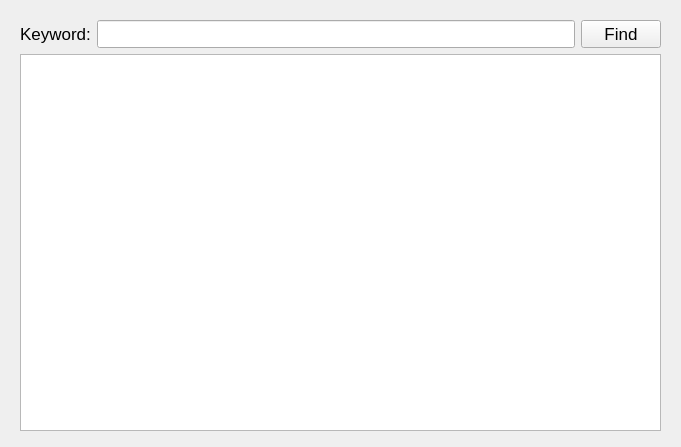
<?xml version="1.0" encoding="UTF-8"?>
<ui version="4.0">
 <class>TextFinder</class>
 <widget class="QWidget" name="TextFinder">
  <property name="geometry">
   <rect>
    <x>0</x>
    <y>0</y>
    <width>681</width>
    <height>447</height>
   </rect>
  </property>
  <property name="font">
   <font>
    <pointsize>13</pointsize>
   </font>
  </property>
  <property name="windowTitle">
   <string>TextFinder</string>
  </property>
  <widget class="QWidget" name="">
   <property name="geometry">
    <rect>
     <x>20</x>
     <y>20</y>
     <width>641</width>
     <height>411</height>
    </rect>
   </property>
   <layout class="QVBoxLayout" name="verticalLayout">
    <item>
     <layout class="QHBoxLayout" name="horizontalLayout">
      <item>
       <widget class="QLabel" name="label">
        <property name="text">
         <string>Keyword:</string>
        </property>
       </widget>
      </item>
      <item>
       <widget class="QLineEdit" name="lineEdit"/>
      </item>
      <item>
       <widget class="QPushButton" name="pushButton">
        <property name="text">
         <string>Find</string>
        </property>
       </widget>
      </item>
     </layout>
    </item>
    <item>
     <widget class="QTextEdit" name="textEdit"/>
    </item>
   </layout>
  </widget>
 </widget>
 <resources/>
 <connections/>
</ui>
